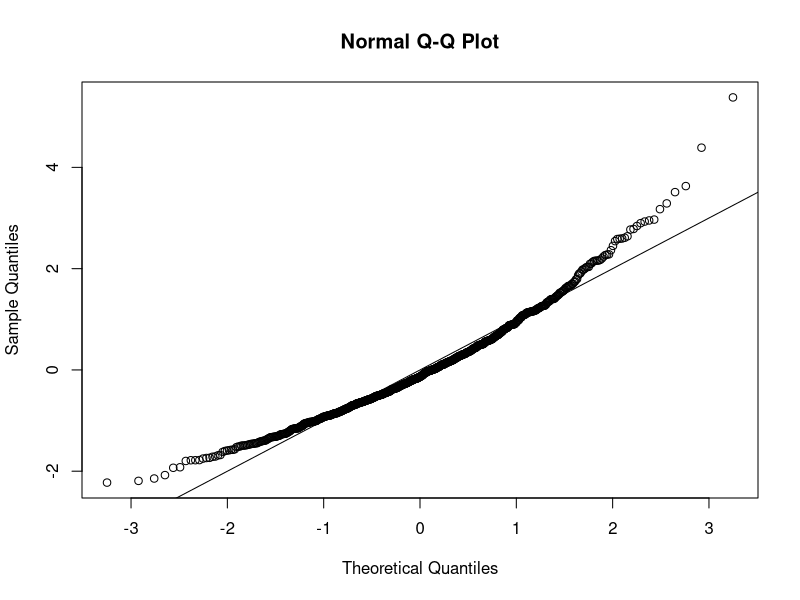
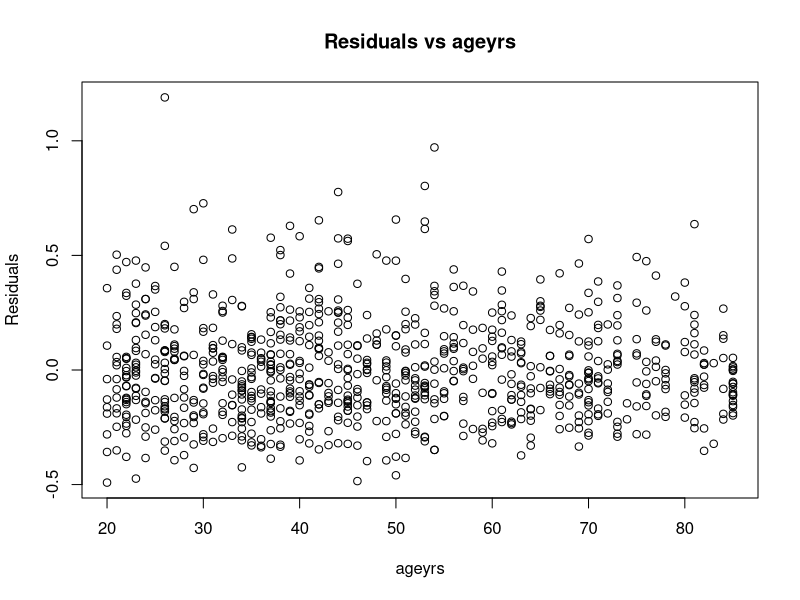
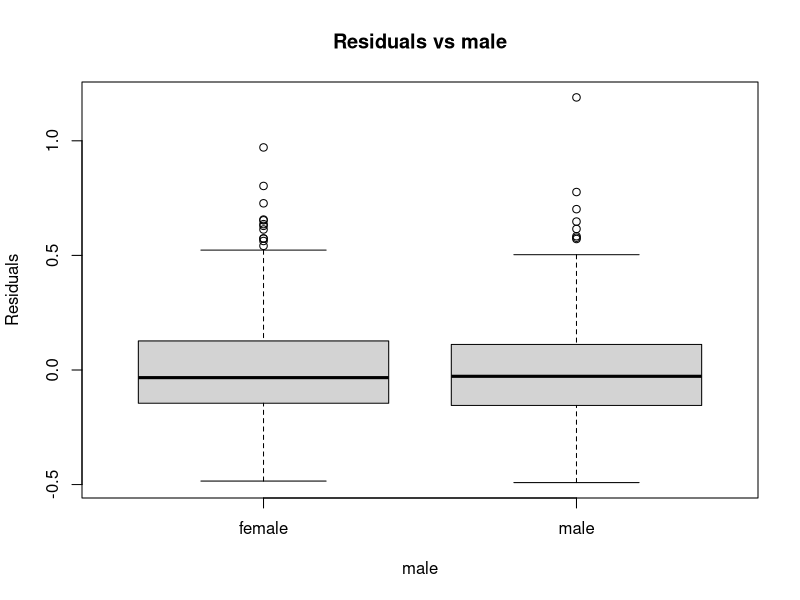
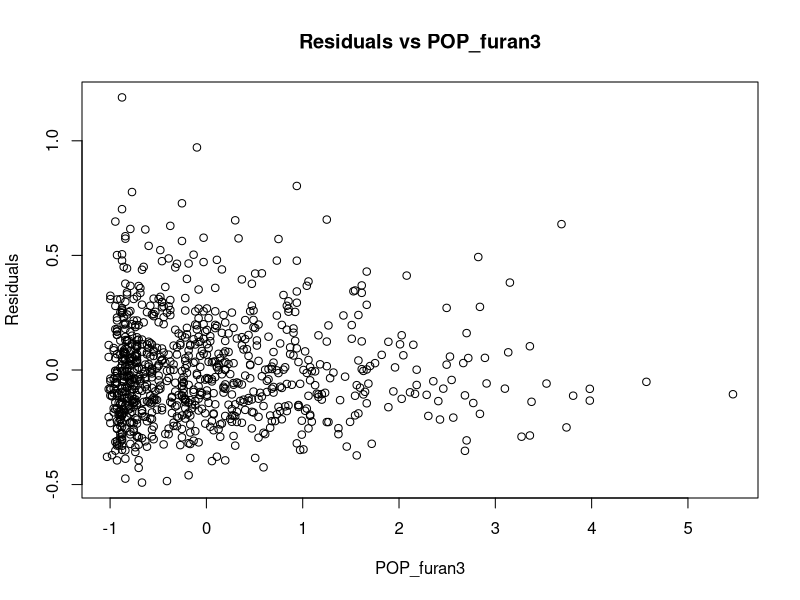
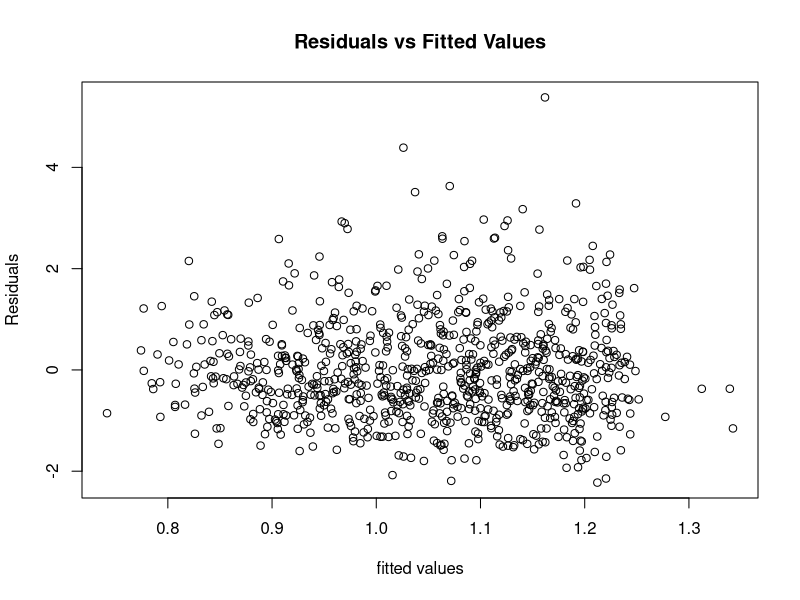
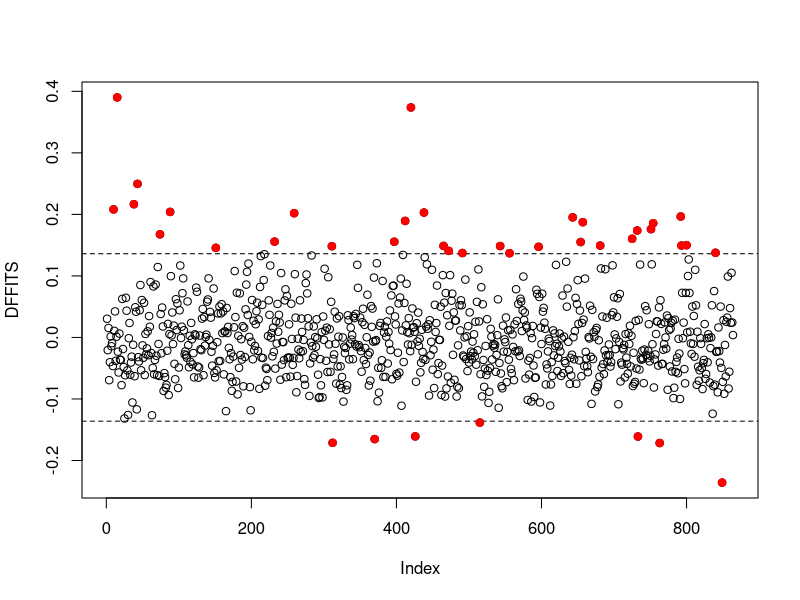
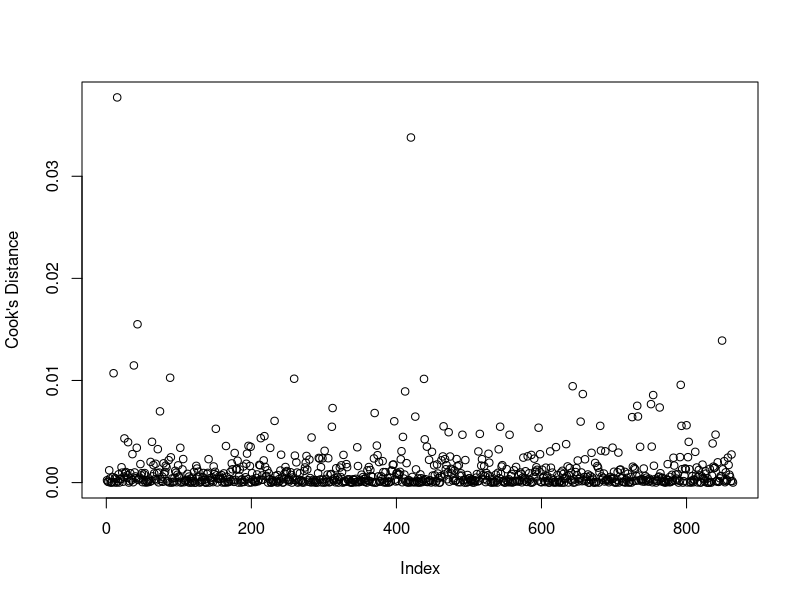

These charts were generated, in order, by the following R code: (Note: this script raises an error after producing the figures.)
library(glmnet)
library(corrplot)
pollutants_original <- read.csv("pollutants.csv", header = TRUE)

# drop the first column of indices
pollutants <- pollutants_original[-1]
# drop a white cell pct due to perfect linearity
pollutants <- pollutants[!colnames(pollutants) %in% c('eosinophils_pct')]
# standardize all POP covariates
for (i in 1:11) {
  i_colname <- paste0('POP_PCB', i)
  pollutants[i_colname] <- (pollutants[[i_colname]] - mean(pollutants[[i_colname]])) / sd(pollutants[[i_colname]])
}
for (i in 1:3) {
  i_colname <- paste0('POP_dioxin', i)
  pollutants[i_colname] <- (pollutants[[i_colname]] - mean(pollutants[[i_colname]])) / sd(pollutants[[i_colname]])
}
for (i in 1:4) {
  i_colname <- paste0('POP_furan', i)
  pollutants[i_colname] <- (pollutants[[i_colname]] - mean(pollutants[[i_colname]])) / sd(pollutants[[i_colname]])
}

# deal with categorical covariates
gender_list <- c('female', 'male')
edu_list <- c('before_high_school', 'high_school', 'college', 'college_grad')
eth_list <- c('other', 'mexi_us', 'nonhisp_black', 'nonhisp_white')
smoke_list <- c('no', 'yes')

gender <- gender_list[pollutants$male + 1]
education <- edu_list[pollutants$edu_cat]
race <- eth_list[pollutants$race_cat]
smoke_now <- smoke_list[pollutants$smokenow + 1]

pollutants$male <- factor(gender)
pollutants$edu_cat <- factor(education)
pollutants$race_cat <- factor(race)
pollutants$smokenow <- factor(smoke_now)

pollutants$male <- factor(gender, levels=gender_list)
pollutants$edu_cat <- factor(education, levels=edu_list)
pollutants$race_cat <- factor(race, levels=eth_list)
pollutants$smokenow <- factor(smoke_now, levels=smoke_list)

# basic data manipulation complete


#====
# test the methods
N <- nrow(pollutants)
kfold <- 12
pollutants_original$index <- rep(1:kfold, each=N/kfold)

# forward selection using AIC and store them in a matrix
selection_mat <- matrix(0, nrow=length(colnames(pollutants)) + 6, ncol=kfold)  # +6 to rownum bc of categorical covariates
pval_mat <- matrix(0, nrow=length(colnames(pollutants)) + 6, ncol=kfold)
mat_rownames <- c(colnames(pollutants), c("edu_cathigh_school", "edu_catcollege", "edu_catcollege_grad", 
                                          "race_catmaxi_us", "race_catnonhisp_black", "race_catnonhisp_white"))
row.names(selection_mat) <- mat_rownames
row.names(pval_mat) <- mat_rownames
for (i in 1:kfold) {
  print(paste0("i = ", i))
  train.ind <- which(pollutants_original$index != i)
  
  M0 <- lm(length ~ 1, data=pollutants[train.ind, ])
  Mstart <- M0
  Mfull <- lm(length ~ ., data=pollutants[train.ind, ])
  i_MfwdAIC <- step(object = M0, scope = list(lower = M0, upper = Mfull), 
                     trace = FALSE, direction = "forward", k = 2)
  i_coef_df <- data.frame(summary(i_MfwdAIC)$coefficients)
  selection_mat[mat_rownames %in% row.names(i_coef_df), i] <- 1
  for (j in 2:dim(i_coef_df)[1]) {
    pval_mat[row.names(i_coef_df)[j] == mat_rownames, i] <- i_coef_df[j, "Pr...t.."]
  }
  print(row.names(summary(i_MfwdAIC)$coefficients))
  i_newdata <- pollutants[-train.ind, ]
  i_y <- pollutants$length[-train.ind]
}
write.csv(data.frame(pval_mat), "fwdAIC_pval.csv")
write.csv(data.frame(selection_mat), "fwdAIC_indicator.csv")


# backward elimination using AIC and store them in a matrix
selection_mat <- matrix(0, nrow=length(colnames(pollutants)) + 6, ncol=kfold)  # +6 to rownum bc of categorical covariates
pval_mat <- matrix(0, nrow=length(colnames(pollutants)) + 6, ncol=kfold)
mat_rownames <- c(colnames(pollutants), c("edu_cathigh_school", "edu_catcollege", "edu_catcollege_grad", 
                                          "race_catmaxi_us", "race_catnonhisp_black", "race_catnonhisp_white"))
row.names(selection_mat) <- mat_rownames
row.names(pval_mat) <- mat_rownames
for (i in 1:kfold) {
  print(paste0("i = ", i))
  train.ind <- which(pollutants_original$index != i)
  
  M0 <- lm(length ~ 1, data=pollutants[train.ind, ])
  Mstart <- M0
  Mfull <- lm(length ~ ., data=pollutants[train.ind, ])
  i_MbckAIC <- step(object = Mfull, scope = list(lower = M0, upper = Mfull), 
                    trace = FALSE, direction = "back", k = 2)
  i_coef_df <- data.frame(summary(i_MbckAIC)$coefficients)
  selection_mat[mat_rownames %in% row.names(i_coef_df), i] <- 1
  for (j in 2:dim(i_coef_df)[1]) {
    pval_mat[row.names(i_coef_df)[j] == mat_rownames, i] <- i_coef_df[j, "Pr...t.."]
  }
  print(row.names(summary(i_MbckAIC)$coefficients))
  i_newdata <- pollutants[-train.ind, ]
  i_y <- pollutants$length[-train.ind]
}
write.csv(data.frame(pval_mat), "bckAIC_pval.csv")
write.csv(data.frame(selection_mat), "bckAIC_indicator.csv")


# stepwise selection using AIC and store them in a matrix
selection_mat <- matrix(0, nrow=length(colnames(pollutants)) + 6, ncol=kfold)  # +6 to rownum bc of categorical covariates
pval_mat <- matrix(0, nrow=length(colnames(pollutants)) + 6, ncol=kfold)
mat_rownames <- c(colnames(pollutants), c("edu_cathigh_school", "edu_catcollege", "edu_catcollege_grad", 
                                          "race_catmaxi_us", "race_catnonhisp_black", "race_catnonhisp_white"))
row.names(selection_mat) <- mat_rownames
row.names(pval_mat) <- mat_rownames
for (i in 1:kfold) {
  print(paste0("i = ", i))
  train.ind <- which(pollutants_original$index != i)
  
  M0 <- lm(length ~ 1, data=pollutants[train.ind, ])
  Mstart <- M0
  Mfull <- lm(length ~ ., data=pollutants[train.ind, ])
  i_MstepAIC <- step(object = Mstart, scope = list(lower = M0, upper = Mfull), 
                    trace = FALSE, direction = "both", k = 2)
  i_coef_df <- data.frame(summary(i_MstepAIC)$coefficients)
  selection_mat[mat_rownames %in% row.names(i_coef_df), i] <- 1
  for (j in 2:dim(i_coef_df)[1]) {
    pval_mat[row.names(i_coef_df)[j] == mat_rownames, i] <- i_coef_df[j, "Pr...t.."]
  }
  print(row.names(summary(i_MstepAIC)$coefficients))
  i_newdata <- pollutants[-train.ind, ]
  i_y <- pollutants$length[-train.ind]
}
write.csv(data.frame(pval_mat), "stepAIC_pval.csv")
write.csv(data.frame(selection_mat), "stepAIC_indicator.csv")


# stepwise selection using BIC and store them in a matrix
selection_mat <- matrix(0, nrow=length(colnames(pollutants)) + 6, ncol=kfold)  # +6 to rownum bc of categorical covariates
pval_mat <- matrix(0, nrow=length(colnames(pollutants)) + 6, ncol=kfold)
mat_rownames <- c(colnames(pollutants), c("edu_cathigh_school", "edu_catcollege", "edu_catcollege_grad", 
                                          "race_catmaxi_us", "race_catnonhisp_black", "race_catnonhisp_white"))
row.names(selection_mat) <- mat_rownames
row.names(pval_mat) <- mat_rownames
for (i in 1:kfold) {
  print(paste0("i = ", i))
  train.ind <- which(pollutants_original$index != i)
  
  M0 <- lm(length ~ 1, data=pollutants[train.ind, ])
  Mstart <- M0
  Mfull <- lm(length ~ ., data=pollutants[train.ind, ])
  i_MstepBIC <- step(object = Mstart, scope = list(lower = M0, upper = Mfull), 
                     trace = FALSE, direction = "both", k = log(length(train.ind)))
  i_coef_df <- data.frame(summary(i_MstepBIC)$coefficients)
  selection_mat[mat_rownames %in% row.names(i_coef_df), i] <- 1
  for (j in 2:dim(i_coef_df)[1]) {
    pval_mat[row.names(i_coef_df)[j] == mat_rownames, i] <- i_coef_df[j, "Pr...t.."]
  }
  print(row.names(summary(i_MstepBIC)$coefficients))
  i_newdata <- pollutants[-train.ind, ]
  i_y <- pollutants$length[-train.ind]
}
write.csv(data.frame(pval_mat), "stepBIC_pval.csv")
write.csv(data.frame(selection_mat), "stepBIC_indicator.csv")


# stepwise selection using BIC and store them in a matrix
selection_mat <- matrix(0, nrow=length(colnames(pollutants)) + 6, ncol=kfold)  # +6 to rownum bc of categorical covariates
pval_mat <- matrix(0, nrow=length(colnames(pollutants)) + 6, ncol=kfold)
mat_rownames <- c(colnames(pollutants), c("edu_cathigh_school", "edu_catcollege", "edu_catcollege_grad", 
                                          "race_catmaxi_us", "race_catnonhisp_black", "race_catnonhisp_white"))
row.names(selection_mat) <- mat_rownames
row.names(pval_mat) <- mat_rownames
for (i in 1:kfold) {
  print(paste0("i = ", i))
  train.ind <- which(pollutants_original$index != i)
  
  M0 <- lm(length ~ 1, data=pollutants[train.ind, ])
  Mstart <- M0
  Mfull <- lm(length ~ ., data=pollutants[train.ind, ])
  i_MbckBIC <- step(object = Mfull, scope = list(lower = M0, upper = Mfull), 
                     trace = FALSE, direction = "backward", k = log(length(train.ind)))
  i_coef_df <- data.frame(summary(i_MbckBIC)$coefficients)
  selection_mat[mat_rownames %in% row.names(i_coef_df), i] <- 1
  for (j in 2:dim(i_coef_df)[1]) {
    pval_mat[row.names(i_coef_df)[j] == mat_rownames, i] <- i_coef_df[j, "Pr...t.."]
  }
  print(row.names(summary(i_MbckBIC)$coefficients))
  i_newdata <- pollutants[-train.ind, ]
  i_y <- pollutants$length[-train.ind]
}
write.csv(data.frame(pval_mat), "bckBIC_pval.csv")
write.csv(data.frame(selection_mat), "bckBIC_indicator.csv")


# stepwise selection using BIC and store them in a matrix
selection_mat <- matrix(0, nrow=length(colnames(pollutants)) + 6, ncol=kfold)  # +6 to rownum bc of categorical covariates
pval_mat <- matrix(0, nrow=length(colnames(pollutants)) + 6, ncol=kfold)
mat_rownames <- c(colnames(pollutants), c("edu_cathigh_school", "edu_catcollege", "edu_catcollege_grad", 
                                          "race_catmaxi_us", "race_catnonhisp_black", "race_catnonhisp_white"))
row.names(selection_mat) <- mat_rownames
row.names(pval_mat) <- mat_rownames
for (i in 1:kfold) {
  print(paste0("i = ", i))
  train.ind <- which(pollutants_original$index != i)
  
  M0 <- lm(length ~ 1, data=pollutants[train.ind, ])
  Mstart <- M0
  Mfull <- lm(length ~ ., data=pollutants[train.ind, ])
  i_MfwdBIC <- step(object = M0, scope = list(lower = M0, upper = Mfull), 
                    trace = FALSE, direction = "forward", k = log(length(train.ind)))
  i_coef_df <- data.frame(summary(i_MfwdBIC)$coefficients)
  selection_mat[mat_rownames %in% row.names(i_coef_df), i] <- 1
  for (j in 2:dim(i_coef_df)[1]) {
    pval_mat[row.names(i_coef_df)[j] == mat_rownames, i] <- i_coef_df[j, "Pr...t.."]
  }
  print(row.names(summary(i_MfwdBIC)$coefficients))
  i_newdata <- pollutants[-train.ind, ]
  i_y <- pollutants$length[-train.ind]
}
write.csv(data.frame(pval_mat), "fwdBIC_pval.csv")
write.csv(data.frame(selection_mat), "fwdBIC_indicator.csv")




# choosing the model and tweaking it
covariate_set1 <- c('ageyrs', 'POP_furan3', 'male', 'ln_lbxcot', 'edu_cat', 'monocyte_pct', 'BMI', 'race_cat',
                   'neutrophils_pct')
covariate_set11 <- covariate_set1
covariate_set1 <- c('length', covariate_set1)
pollutants_set1 <- pollutants[colnames(pollutants) %in% covariate_set1]
model1 <- lm(length ~ ., data=pollutants_set1)

pollutants_set11 <- pollutants[covariate_set11]
vif_list11 <- c()
for (i in 1:length(covariate_set11)) {
  print(covariate_set11[i])
  i_model <- lm(as.formula(paste0(covariate_set11[i], "~ .")), data=pollutants_set11)
  i_vif <- 1 / (1 - summary(i_model)$r.squared)
  vif_list11 <- c(vif_list11, i_vif)
  print(paste0("VIF=", i_vif))
}


# take out education and race because of their high correlation with ageyrs
# covariate_set2 <- c('ageyrs', 'POP_furan3', 'male', 'ln_lbxcot', 'monocyte_pct', 'BMI', 'neutrophils_pct')
covariate_set2 <- c('ageyrs', 'POP_furan3', 'male')
covariate_set2 <- c('length', covariate_set2)
pollutants_set2 <- pollutants[colnames(pollutants) %in% covariate_set2]
# log transforming the response variable
# pollutants_set2$length <- log(pollutants_set2$length)
model2 <- lm(length ~ ., data=pollutants_set2)
model2 <- lm(length ~ ., data=pollutants_set2)
summary(model2)

# cross validate model2 and the bare minimum model with ageyrs + furan3
model_min <- lm(length ~ ageyrs + POP_furan3, data=pollutants_set2)
kfold <- 12
model2_mpse <- rep(NA, kfold)
model_min_mpse <- rep(NA, kfold)
pollutants_set21 <- pollutants_set2
pollutants_set21$index <- rep(1:kfold, each=nrow(pollutants_set2)/kfold)
for (i in 1:kfold) {
  print(paste0("i = ", i))
  train.ind <- which(pollutants_set21$index != i)
  
  i_newdata <- pollutants[-train.ind, ]
  i_y <- pollutants$length[-train.ind]
  
  i_model_min <- update(model_min, subset=train.ind)
  i_model2 <- update(model2, subset=train.ind)
  
  model_min.res <- pollutants_set2$length[-train.ind] - 
    predict(i_model_min, newdata = pollutants_set2[-train.ind, ])
  model2.res <- pollutants_set2$length[-train.ind] - 
    predict(i_model2, newdata = pollutants_set2[-train.ind, ])
 
  model_min_mpse[i] <- mean(model_min.res^2)
  model2_mpse[i] <- mean(model2.res^2) 
}
print(paste0("minimum model with only age and furan3 avg. MPSE:", mean(model_min_mpse)))
print(paste0("model2 avg. MPSE:", mean(model2_mpse)))


# residual analysis of model2
reslin <- resid(model2) # raw residuals
studlin <- reslin/(sigma(model2)*sqrt(1-hatvalues(model2))) # studentized residuals

# QQ plot
qqnorm(studlin)
abline(0, 1)
# before log transform of response, the qqplot looked like a gamma distribution


# plot of residuals vs covariates
plotted_col <- "ageyrs"
plot(reslin~pollutants_set2[[plotted_col]],
     xlab=plotted_col,
     ylab="Residuals",
     main=paste0("Residuals vs ", plotted_col))
plotted_col <- "male"
plot(reslin~pollutants_set2[[plotted_col]],
     xlab=plotted_col,
     ylab="Residuals",
     main=paste0("Residuals vs ", plotted_col))
plotted_col <- "POP_furan3"
plot(reslin~pollutants_set2[[plotted_col]],
     xlab=plotted_col,
     ylab="Residuals",
     main=paste0("Residuals vs ", plotted_col))

# plot of residuals against fitted values
plot(studlin~fitted(model2),
     xlab="fitted values",
     ylab="Residuals",
     main="Residuals vs Fitted Values")


# outliers analysis
# number of covariates
p <- length(model2$coefficients) - 1
pred <- predict(model2, newdata=pollutants_set2)

# check leverage
h <- hatvalues(model2)
which(h > 2* (p + 1) / N)

# DFFITS
dffits_model2 <- dffits(model2) 
## plot DFFITS
plot(dffits_model2,ylab="DFFITS") 
abline(h=2 * sqrt((p + 1) / N), lty=2)  ## add thresholds
abline(h=-2 * sqrt((p + 1) / N),lty=2)
## highlight influential points
dff_ind <- which(abs(dffits_model2) > 2 * sqrt((p + 1) / N))
points(dffits_model2[dff_ind]~dff_ind, col="red", pch=19) ## add red points
# we exclude text because it makes the chart too cluttered
# text(y=dffits_model2[dff_ind], x=dff_ind, labels=dff_ind, pos=2) ## label high influence points


# Cook's Distance

D <- cooks.distance(model2) # Cook's distance
## influential points
inf_ind <- which(pf(D, p + 1, N - p - 1, lower.tail=TRUE) > 0.5)
## plot cook's Distance
plot(D,ylab="Cook's Distance")
points(D[inf_ind]~inf_ind, col="red", pch=19) ## add red points
text(y=D[inf_ind], x=inf_ind, labels=inf_ind, pos=4) ## label high influence points


# DFBETAS
DFBETAS <- dfbetas(model2) 
dim(DFBETAS)
## beta1 (furan3)
plot(DFBETAS[, 2], type="h", xlab="Obs. Number", ylab=expression(paste("DFBETAS: ",beta[1])))
num_outliers <- length(which(abs(DFBETAS[, 2]) > 2 / sqrt(N)))
show_points <- order(-abs(DFBETAS[, 2]))[1:num_outliers] 
points(x=show_points,y=DFBETAS[show_points,2], pch=19, col="red")
text(x=show_points, y=DFBETAS[show_points,2], labels=show_points,pos=2)

## beta2 (gender)
plot(DFBETAS[,3], type="h",xlab="Obs. Number", ylab=expression(paste("DFBETAS: ",beta[2])))
num_outliers <- length(which(abs(DFBETAS[, 3]) > 2 / sqrt(N)))
show_points <- order(-abs(DFBETAS[, 3]))[1:num_outliers] 
points(x=show_points,y=DFBETAS[show_points,3], pch=19, col="red")
text(x=show_points, y=DFBETAS[show_points, 3], labels=show_points, pos=4)

## beta3 (age)
plot(DFBETAS[, 4], type="h",xlab="Obs. Number", ylab=expression(paste("DFBETAS: ", beta[3])))
num_outliers <- length(which(abs(DFBETAS[, 4]) > 2 / sqrt(N)))
show_points <- order(-abs(DFBETAS[, 4]))[1:num_outliers] 
points(x=show_points,y=DFBETAS[show_points, 4], pch=19, col="red")
text(x=show_points, y=DFBETAS[show_points, 4], labels=show_points, pos=4)

## rule of thumb
which(abs(DFBETAS[, 2]) > 2 / sqrt(N))  # furan3
which(abs(DFBETAS[, 3]) > 2 / sqrt(N))  # gender
which(abs(DFBETAS[, 4]) > 2 / sqrt(N))  # ageyrs









# adhoc checks
model_age_v_edu <- lm(ageyrs ~ edu_cat, data=pollutants_set1)
summary(model_age_v_edu)

model_age_v_race <- lm(ageyrs ~ race_cat, data=pollutants_set1)
summary(model_age_v_race)

model_male_v_race <- lm(ageyrs ~ male, data=pollutants_set1)
summary(model_male_v_race)

model_ageyrs_v_everything <- lm(ageyrs ~ edu_cat + race_cat + male, data=pollutants_set1)
summary(model_ageyrs_v_everything)
print(1 / (1 - summary(model_ageyrs_v_everything)$r.squared))
vif(model_ageyrs_v_everything)

summary(lm(edu_cat ~ ageyrs + race_cat + male, data=pollutants_original))


# one last attempt to make sense of the effect of cotinine
covariate_set3 <- c('ageyrs', 'POP_furan3', 'male', 'ln_lbxcot', 'yrssmoke')
covariate_set3 <- c('length', covariate_set3)
pollutants_set3 <- pollutants
pollutants_set3$yrssmoke <- as.integer(pollutants_set3$yrssmoke > 0)

smoke_list <- c('never_smoked', 'smoked')
smoke_now <- smoke_list[pollutants_set3$yrssmoke + 1]
pollutants_set3$yrssmoke <- factor(smoke_now, levels=smoke_list)
print(dim(pollutants_set3))
###
pollutants_set3 <- pollutants_set3[colnames(pollutants_set3) %in% covariate_set3]

# log transforming the response variable
pollutants_set3$length <- log(pollutants_set3$length)
model3 <- lm(length ~ ageyrs + POP_furan3 + male + ln_lbxcot + yrssmoke + yrssmoke * ln_lbxcot, data=pollutants_set3)
summary(model3)

# cv model3 v model2
kfold <- 12
model3_mpse <- rep(NA, kfold)
pollutants_set31 <- pollutants_set3
pollutants_set31$index <- rep(1:kfold, each=nrow(pollutants_set3)/kfold)
for (i in 1:kfold) {
  print(paste0("i = ", i))
  train.ind <- which(pollutants_set31$index != i)
  
  i_newdata <- pollutants[-train.ind, ]
  i_y <- pollutants$length[-train.ind]
  
  i_model3 <- update(model3, subset=train.ind)
  
  model3.res <- pollutants_set3$length[-train.ind] - 
    predict(i_model3, newdata = pollutants_set3[-train.ind, ])

  model3_mpse[i] <- mean(model3.res^2) 
}
print(paste0("model3 avg. MPSE:", mean(model3_mpse)))